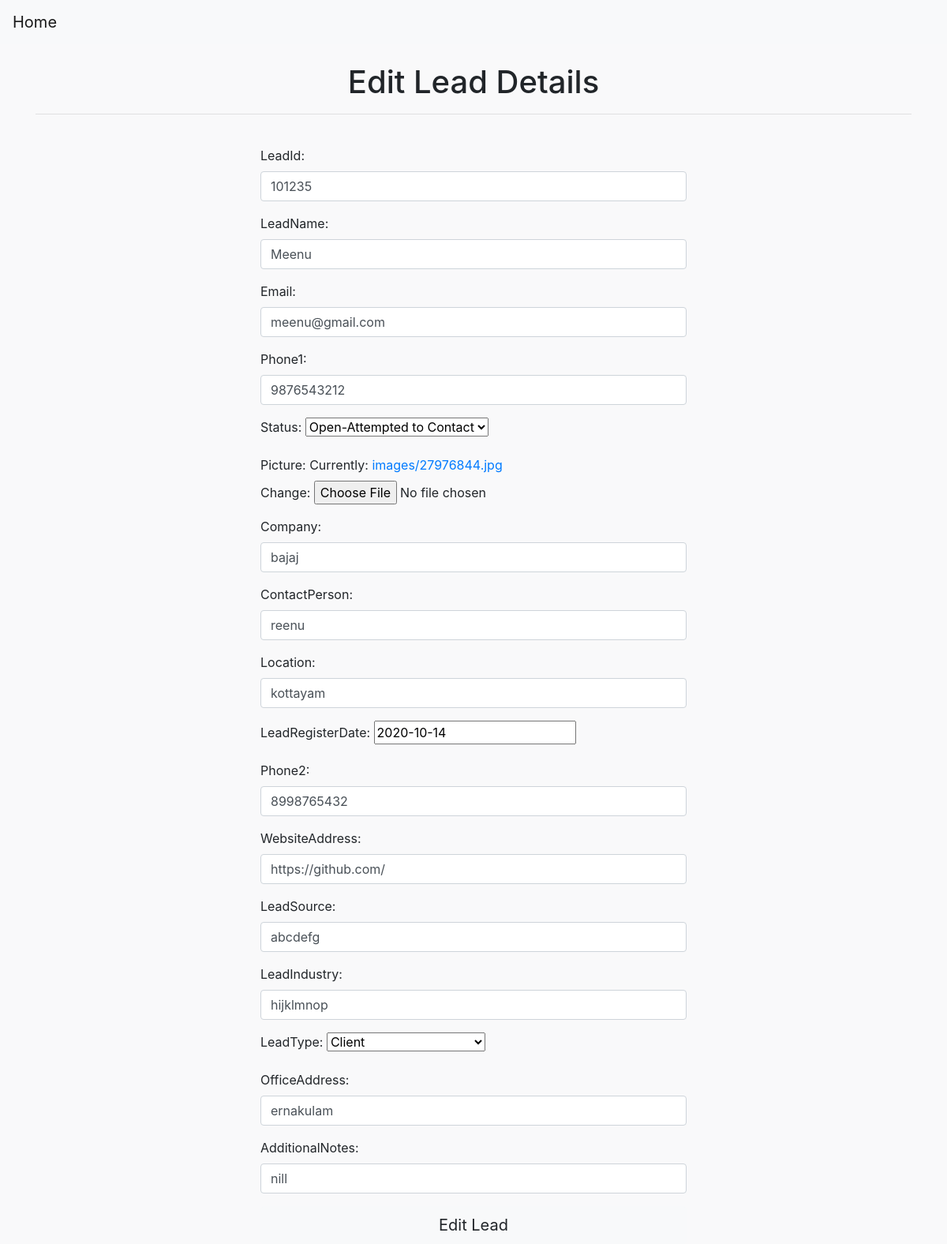
Screenshot of /leadreg/leadedit1 with the database file from the repository.
### bdologin/models.py (models this page shows, shortened)
class Lead(models.Model):
    leadId = models.CharField(max_length=100)
    leadName = models.CharField(max_length=100)
    email = models.EmailField(max_length=100)
    phone1 = models.CharField(max_length=100)
    choice = (
        ('Open', 'Open'),
        ('Open-Attempted to Contact', 'Open-Attempted to Contact'),
        ('Open-In Contact', 'Open-In Contact'),
        ('Closed-Succesfully', 'Closed-Succesfully'),
        ('Closed-Not Relevant', 'Closed-Not Relevant')
    )
    status = models.CharField(max_length=30, choices=choice)
    picture = models.ImageField(upload_to='images')
    company = models.CharField(max_length=200)
    contactPerson = models.CharField(max_length=100)
    location = models.CharField(max_length=200)
    leadRegisterDate = models.DateField(null=True)
    phone2 = models.CharField(max_length=100)
    websiteAddress = models.CharField(max_length=250)
    leadSource = models.CharField(max_length=200)
    leadIndustry = models.CharField(max_length=100)
    leadtype_choice = (
        ('Architecture Consultant', 'Architecture Consultant'),
        ('Client', 'Client')
    )
    leadType = models.CharField(max_length=30, choices=leadtype_choice)
    officeAddress = models.CharField(max_length=200)
    additionalNotes = models.CharField(max_length=200)

### bdologin/views.py (the view)
# urls.py: path('leadedit<int:pk>',leadEdit,name='leadedit'),
def leadEdit(request,pk):
    form=Lead.objects.get(id=pk)
    form=LeadCreateFrm(instance=form)
    context={'Edit':form}
    if request.method == "POST":
        form=Lead.objects.get(id=pk)
        form=LeadCreateFrm(instance=form,data=request.POST,files=request.FILES)
        if form.is_valid():
            form.save()
            return redirect('createlead')
    return render(request,'bdologin/leadedit.html',context)

### bdologin/forms.py
class LeadCreateFrm(ModelForm):
    class Meta:
        model=Lead
        fields = '__all__'
        widgets = {
            'leadId': forms.TextInput(attrs={'class': 'form-control'}),
            'leadName': forms.TextInput(attrs={'class': 'form-control'}),
            'email': forms.TextInput(attrs={'class': 'form-control'}),
            'phone1': forms.TextInput(attrs={'class': 'form-control'}),
            'company': forms.TextInput(attrs={'class': 'form-control'}),
            'contactPerson': forms.TextInput(attrs={'class': 'form-control'}),
            'location': forms.TextInput(attrs={'class': 'form-control'}),
            'phone2': forms.TextInput(attrs={'class': 'form-control'}),
            'websiteAddress': forms.TextInput(attrs={'class': 'form-control'}),
            'leadSource': forms.TextInput(attrs={'class': 'form-control'}),
            'leadIndustry': forms.TextInput(attrs={'class': 'form-control'}),
            'officeAddress': forms.TextInput(attrs={'class': 'form-control'}),
            'additionalNotes': forms.TextInput(attrs={'class': 'form-control'}),
        }

### bdologin/templates/bdologin/leadedit.html (shortened to what this page needs)
<!DOCTYPE html>
<html lang="en">
<head>
    <link rel="stylesheet" href="https://maxcdn.bootstrapcdn.com/bootstrap/4.0.0/css/bootstrap.min.css">
</head>
<body>
    <nav class="navbar navbar-expand-lg navbar-light bg-light">
    <a class="navbar-brand" href= "{% url 'createlead' %}" >Home</a>
    </nav>
<div class="container">
    <br>
    <h1 align="center">Edit Lead Details</h1>
    <hr>
    <br>
    <div class="row">
        <div class="col-3"></div>
        <div class="col-6">
       <form method="post" enctype="multipart/form-data">
        {{Edit.as_p}}
           <input type="submit" class="btn btn-light btn-lg btn-block" value="Edit Lead">
        </form>
        </div>
        <div class="col-3"></div>
    </div>
</div>
</body>
</html>

### bdologin/templates/bdologin/leadedit.html (style rules this page uses)
body { background-color:#F9F9FA; }

### rows the page displays
Lead: leadId "101235", leadName "Meenu", email "meenu@gmail.com", phone1 "9876543212", status "Open-Attempted to Contact", company "bajaj", contactPerson "reenu", location "kottayam", leadRegisterDate "2020-10-14", phone2 "8998765432", websiteAddress "https://github.com/", leadSource "abcdefg", leadIndustry "hijklmnop", leadType "Client", officeAddress "ernakulam", additionalNotes "nill"
